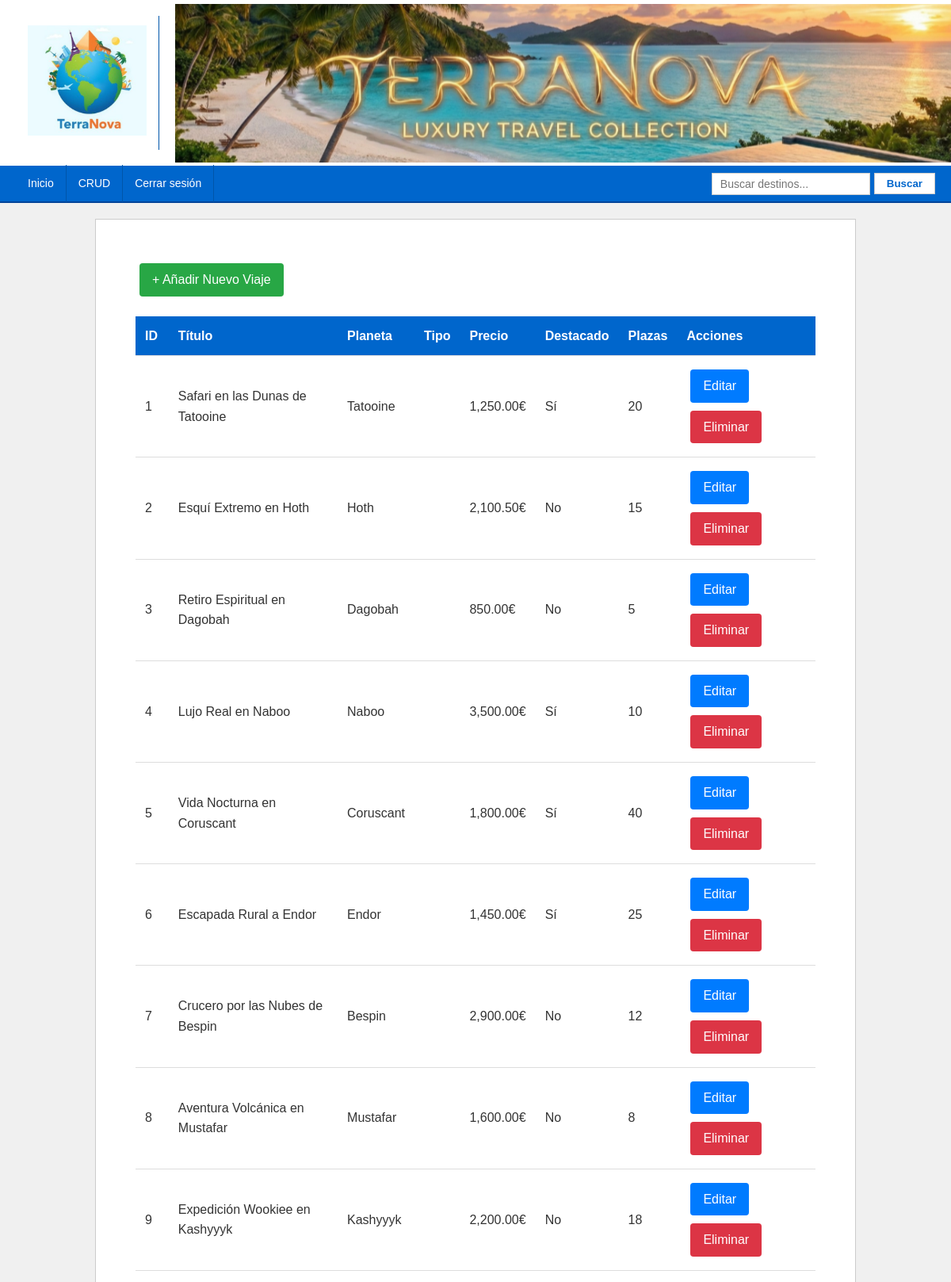
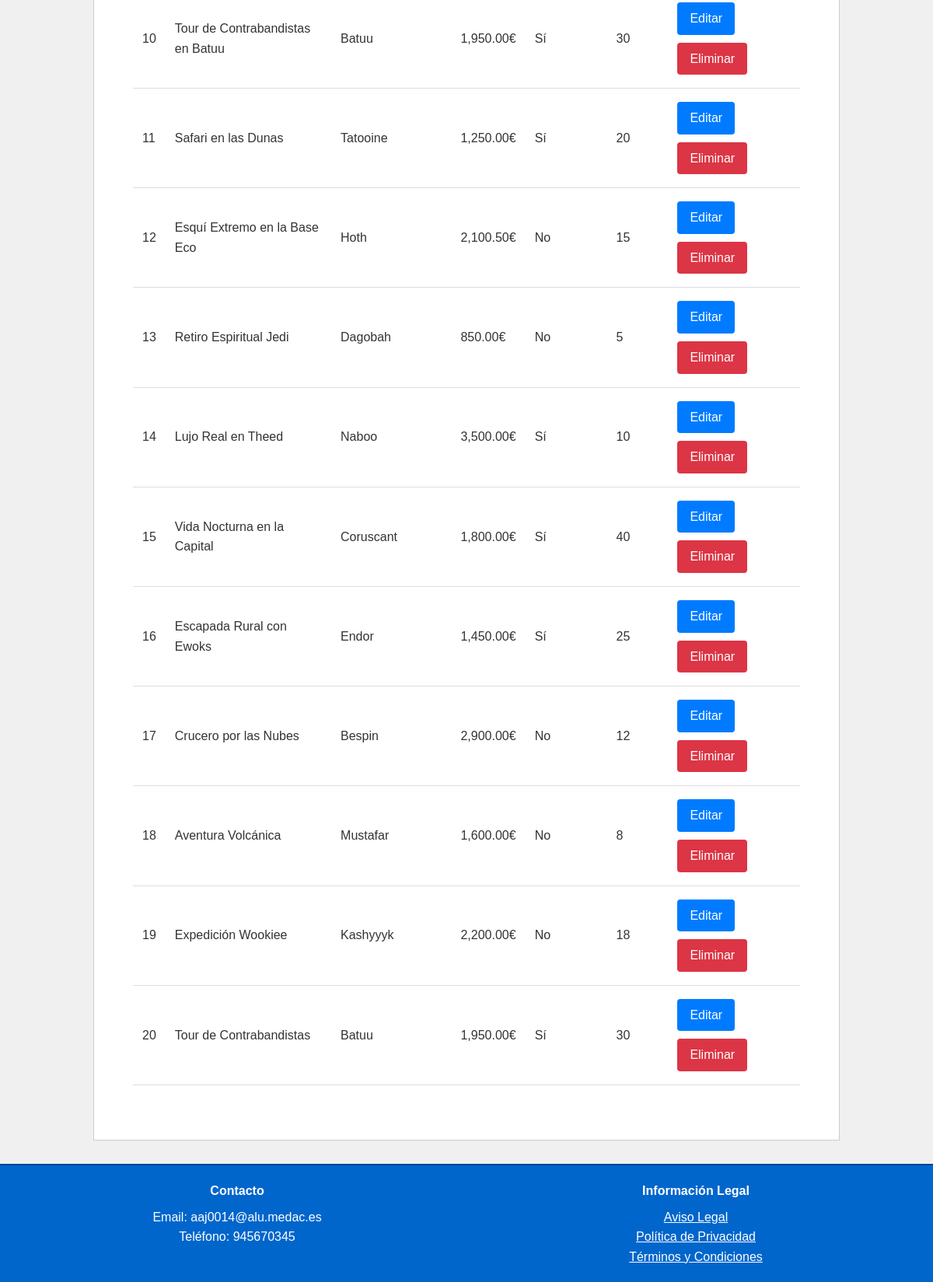
Page /app/admin/crud.php (signed in) on the committed database (2 pictures, top to bottom).
### tables this page shows
CREATE TABLE viajes (
    id_viaje INT AUTO_INCREMENT PRIMARY KEY,
    titulo VARCHAR(150) NOT NULL,
    planeta VARCHAR(150) NOT NULL,
    descripcion TEXT,
    fecha_inicio DATE NOT NULL,
    fecha_fin DATE NOT NULL,
    precio DECIMAL(10, 2) NOT NULL,
    destacado BOOLEAN DEFAULT FALSE,
    plazas INT NOT NULL,
    imagen VARCHAR(255)
);

### app/clases/Viaje.php (called while the page is built, shortened)
<?php
class Viaje {
    private $conn;
    private $table = "viajes";
    public function __construct($db) {
        $this->conn = $db;
    }
    public function getAll() {
        $query = "SELECT * FROM " . $this->table . " ORDER BY id_viaje ASC";
        $stmt = $this->conn->prepare($query);
        $stmt->execute();
        return $stmt;
    }
}
?>

### app/admin/crud.php (the view, shortened to what this page needs)
<?php
$database = new Database();
$db = $database->getConnection();
require_once '../clases/Viaje.php';
$viaje = new Viaje($db);
$viajes = $viaje->getAll();
include '../vistas/header.php';
include '../vistas/navigation.php';
?>
<div id="asidemedio">
    <div class="crud-container">
        <a href="viaje_form.php" class="btn btn-success">+ Añadir Nuevo Viaje</a>
        <table>
            <thead>
                <tr>
                    <th>ID</th>
                    <th>Título</th>
                    <th>Planeta</th>
                    <th>Tipo</th>
                    <th>Precio</th>
                    <th>Destacado</th>
                    <th>Plazas</th>
                    <th>Acciones</th>
                </tr>
            </thead>
            <tbody>
                <?php while ($row = $viajes->fetch()): ?>
                    <tr>
                        <td><?php echo $row['id_viaje']; ?></td>
                        <td><?php echo htmlspecialchars($row['titulo']); ?></td>
                        <td><?php echo htmlspecialchars($row['planeta'] ?? $row['destino'] ?? ''); ?></td>
                        <td><?php echo htmlspecialchars($row['tipo_viaje'] ?? ''); ?></td>
                        <td><?php echo number_format($row['precio'], 2); ?>€</td>
                        <td><?php echo $row['destacado'] ? 'Sí' : 'No'; ?></td>
                        <td><?php echo $row['plazas_disponibles'] ?? $row['plazas'] ?? ''; ?></td>
                        <td>
                            <a href="viaje_form.php?id=<?php echo $row['id_viaje']; ?>" class="btn">Editar</a>
                            <a href="viaje_delete.php?id=<?php echo $row['id_viaje']; ?>"
                               class="btn btn-danger"
                               onclick="return confirm('¿Seguro que deseas eliminar este viaje?')">Eliminar</a>
                        </td>
                    </tr>
                <?php endwhile; ?>
            </tbody>
        </table>
    </div>
</div>
<?php include '../vistas/footer.php'; ?>

### app/vistas/header.php (shortened to what this page needs)
<!DOCTYPE html>
<html lang="es">
<head>
    <link rel="stylesheet" href="/DAM[2026]TravelAgency[ALBARRÁN]/app/assets/Estilos.css">
</head>
<body>
    <div style="display: flex; align-items: center; background: #fff;">
        <div style="padding: 20px; flex-shrink: 0;">
            <a href="/DAM[2026]TravelAgency[ALBARRÁN]/app/public/index.php" class="nav-link">
            <img src="/DAM[2026]TravelAgency[ALBARRÁN]/app/assets/images/logoTerraNova.png" alt="Logo Terra Nova" style="max-width: 150px; height: auto;">
           </a>
        </div>
        <div class="banner-container" style="flex-grow: 1;">
            <img src="/DAM[2026]TravelAgency[ALBARRÁN]/app/assets/images/bannerTerraNova.png" alt="Banner Terra Nova" style="width: 100%; height: auto;">
        </div>
    </div>

### app/vistas/navigation.php
<nav class="navbar-horizontal">
    <div class="navbar-container">
        <div class="nav-left">
            <a href="/DAM[2026]TravelAgency[ALBARRÁN]/app/public/index.php" class="nav-link">Inicio</a>
            <?php if (!isset($_SESSION['usuario'])): ?>
                <a href="/DAM[2026]TravelAgency[ALBARRÁN]/app/public/registro.php" class="nav-link">Registro</a>
                <a href="/DAM[2026]TravelAgency[ALBARRÁN]/app/admin/login.php" class="nav-link">Iniciar sesión</a>
            <?php else: ?>
                <?php if (isset($_SESSION['usuario']['admin']) && $_SESSION['usuario']['admin'] === 'SI'): ?>
                    <a href="/DAM[2026]TravelAgency[ALBARRÁN]/app/admin/crud.php" class="nav-link">CRUD</a>
                <?php endif; ?>
                <a href="/DAM[2026]TravelAgency[ALBARRÁN]/app/admin/logout.php" class="nav-link">Cerrar sesión</a>
            <?php endif; ?>
        </div>
        <div class="nav-right">
            <input type="text" placeholder="Buscar destinos..." class="search-input">
            <button class="search-button">Buscar</button>
        </div>
    </div>
</nav>
<div id="main-content">

### app/vistas/footer.php
</div>
<footer id="footer">
    <div id="footer-section1">
        <h3>Contacto</h3>
        <p>Email: aaj0014@alu.medac.es</p>
        <p>Teléfono: 945670345</p>
    </div>
    <div id="footer-section2">
        <h3>Información Legal</h3>
        <p><a href="/DAM[2026]TravelAgency[ALBARRÁN]/dic/Aviso_Legal.pdf" target="_blank">Aviso Legal</a></p>
        <p><a href="/DAM[2026]TravelAgency[ALBARRÁN]/dic/Politica_de_Privacidad.pdf" target="_blank">Política de Privacidad</a></p>
        <p><a href="/DAM[2026]TravelAgency[ALBARRÁN]/dic/Terminos_y_Condiciones.pdf" target="_blank">Términos y Condiciones</a></p>
    </div>
</footer>
</body>
</html>

### app/assets/Estilos.css (style rules this page uses)
* { margin: 0; padding: 0; box-sizing: border-box; }
body { font-family: Arial, sans-serif; background-color: #f0f0f0; color: #333; line-height: 1.6; }
.banner-container { width: 100%; background: #ddd; margin-bottom: 0; }
.banner-container img { width: 100%; height: auto; display: block; max-height: 200px; object-fit: cover; }
.navbar-horizontal { background: #0066cc; border-bottom: 2px solid #004499; }
.navbar-container { max-width: 1200px; margin: 0 auto; padding: 0 20px; display: flex; justify-content: space-between; align-items: center; height: 45px; }
.nav-left { display: flex; gap: 0; }
.nav-link { color: white; text-decoration: none; padding: 12px 15px; display: inline-block; font-size: 14px; border-right: 1px solid #0055aa; }
.nav-right { display: flex; gap: 5px; align-items: center; }
.search-input { padding: 5px 10px; border: 1px solid #ccc; width: 200px; font-size: 14px; }
.search-button { padding: 5px 15px; background: white; color: #0066cc; border: 1px solid #ccc; font-weight: bold; cursor: pointer; }
#main-content { max-width: 1000px; margin: 20px auto; padding: 0 20px; }
#asidemedio { background: white; border: 1px solid #ccc; padding: 30px; min-height: 400px; }
footer { background: #0066cc; color: white; padding: 20px; margin-top: 30px; display: flex; justify-content: space-around; align-items: flex-start; gap: 20px; flex-wrap: wrap; border-top: 2px solid #004499; }
#footer-section1, #footer-section2, #footer-section3 { flex: 1; min-width: 200px; text-align: center; }
footer h3 { margin-bottom: 8px; font-size: 16px; }
footer a { color: white; text-decoration: underline; }

### app/admin/crud.php (style rules this page uses)
table { width: 100%; border-collapse: collapse; margin: 20px 0; background: white; }
th, td { padding: 12px; text-align: left; border-bottom: 1px solid #ddd; }
th { background-color: #0066cc; color: white; font-weight: bold; }
.btn { padding: 8px 16px; margin: 5px; text-decoration: none; background: #007bff; color: white; border-radius: 4px; display: inline-block; border: none; cursor: pointer; }
.btn-danger { background: #dc3545; }
.btn-success { background: #28a745; }
.crud-container { max-width: 1400px; margin: 0 auto; padding: 20px; }

### rows in the picture
viajes: id_viaje "1", titulo "Safari en las Dunas de Tatooine", planeta "Tatooine", precio "1,250.00", destacado "Sí", plazas "20"
viajes: id_viaje "2", titulo "Esquí Extremo en Hoth", planeta "Hoth", precio "2,100.50", destacado "No", plazas "15"
viajes: id_viaje "3", titulo "Retiro Espiritual en Dagobah", planeta "Dagobah", precio "850.00", destacado "No", plazas "5"
viajes: id_viaje "4", titulo "Lujo Real en Naboo", planeta "Naboo", precio "3,500.00", destacado "Sí", plazas "10"
viajes: id_viaje "5", titulo "Vida Nocturna en Coruscant", planeta "Coruscant", precio "1,800.00", destacado "Sí", plazas "40"
viajes: id_viaje "6", titulo "Escapada Rural a Endor", planeta "Endor", precio "1,450.00", destacado "Sí", plazas "25"
viajes: id_viaje "7", titulo "Crucero por las Nubes de Bespin", planeta "Bespin", precio "2,900.00", destacado "No", plazas "12"
viajes: id_viaje "8", titulo "Aventura Volcánica en Mustafar", planeta "Mustafar", precio "1,600.00", destacado "No", plazas "8"
viajes: id_viaje "9", titulo "Expedición Wookiee en Kashyyyk", planeta "Kashyyyk", precio "2,200.00", destacado "No", plazas "18"
viajes: id_viaje "10", titulo "Tour de Contrabandistas en Batuu", planeta "Batuu", precio "1,950.00", destacado "Sí", plazas "30"
viajes: id_viaje "11", titulo "Safari en las Dunas", planeta "Tatooine", precio "1,250.00", destacado "Sí", plazas "20"
viajes: id_viaje "12", titulo "Esquí Extremo en la Base Eco", planeta "Hoth", precio "2,100.50", destacado "No", plazas "15"
viajes: id_viaje "13", titulo "Retiro Espiritual Jedi", planeta "Dagobah", precio "850.00", destacado "No", plazas "5"
viajes: id_viaje "14", titulo "Lujo Real en Theed", planeta "Naboo", precio "3,500.00", destacado "Sí", plazas "10"
viajes: id_viaje "15", titulo "Vida Nocturna en la Capital", planeta "Coruscant", precio "1,800.00", destacado "Sí", plazas "40"
viajes: id_viaje "16", titulo "Escapada Rural con Ewoks", planeta "Endor", precio "1,450.00", destacado "Sí", plazas "25"
viajes: id_viaje "17", titulo "Crucero por las Nubes", planeta "Bespin", precio "2,900.00", destacado "No", plazas "12"
viajes: id_viaje "18", titulo "Aventura Volcánica", planeta "Mustafar", precio "1,600.00", destacado "No", plazas "8"
viajes: id_viaje "19", titulo "Expedición Wookiee", planeta "Kashyyyk", precio "2,200.00", destacado "No", plazas "18"
viajes: id_viaje "20", titulo "Tour de Contrabandistas", planeta "Batuu", precio "1,950.00", destacado "Sí", plazas "30"
